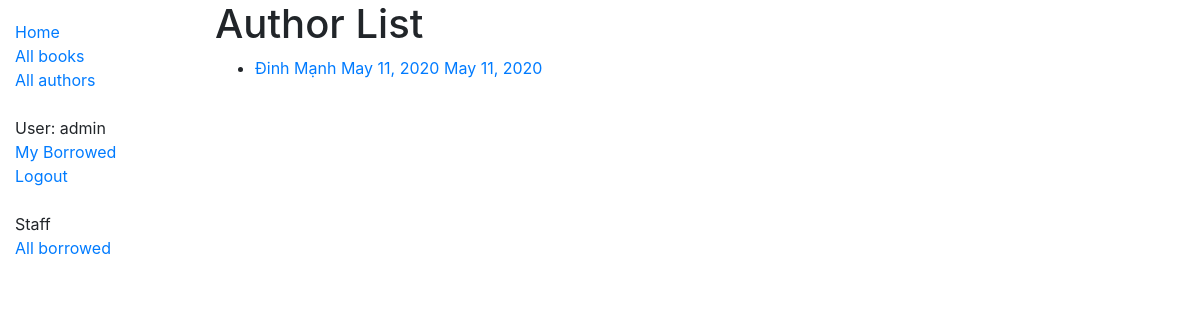
The app's page /catalog/authors/ (signed in) with its own data.
### catalog/models.py (models this page shows, shortened)
class Author(models.Model):
    first_name = models.CharField(max_length=100)
    last_name = models.CharField(max_length=100)
    date_of_birth = models.DateField(null=True, blank=True)
    date_of_death = models.DateField('Died', null=True, blank=True)
    objects = models.Manager()
    name = AuthorManager()
    class Meta:
        ordering = ['last_name', 'first_name']
    def get_absolute_url(self):
        return reverse('author-detail', args=[str(self.id)])

### catalog/views.py (the view)
# urls.py: path('authors/', views.AuthorListView.as_view(), name='authors'),
class AuthorListView(generic.ListView):
    model = Author
    paginate_by = 1
    def get_queryset(self):
        return Author.objects.all()

### catalog/templates/catalog/author_list.html
{% extends "base_generic.html" %}
{% block content %}
    <h1>Author List</h1>
    {% if author_list %}
        <ul>
            {% for author in author_list %}
                <li>
                    <a href="{{ author.get_absolute_url }}">
                        {{ author.first_name }} {{ author.last_name }} {{ author.date_of_birth }} {{ author.date_of_death }}
                    </a>
                </li>
            {% endfor %}
        </ul>
    {% else %}
        <p>There no author in here</p>
    {% endif %}
{% endblock %}

### catalog/templates/base_generic.html (shortened to what this page needs)
<!DOCTYPE html>
<html lang="en">
<head>
  <link rel="stylesheet" href="https://stackpath.bootstrapcdn.com/bootstrap/4.1.3/css/bootstrap.min.css">
  {% load static %}
  <link rel="stylesheet" href="{% static 'css/styles.css' %}">
</head>
<body>
  <div class="container-fluid">
    <div class="row">
      <div class="col-sm-2">
      {% block sidebar %}
        <ul class="sidebar-nav">
          <li><a href="{% url 'index' %}">Home</a></li>
          <li><a href="{% url 'books' %}">All books</a></li>
          <li><a href="{% url 'authors' %}">All authors</a></li>
            <br>
             {% if user.is_authenticated %}
           <li>User: {{ user.get_username }}</li>
          <li><a href="{% url 'my-borrowed' %}">My Borrowed</a></li>
           <li><a href="{% url 'logout'%}?next={{request.path}}">Logout</a></li>
         {% else %}
           <li><a href="{% url 'login'%}?next={{request.path}}">Login</a></li>
         {% endif %}
            <br>
            {% if user.is_staff %}
            <li>Staff</li>
            <li><a href="{% url 'all-borrowed' %}">All borrowed</a> </li>
            {% endif %}
        </ul>
     {% endblock %}
      </div>
      <div class="col-sm-10 ">{% block content %} {% endblock %}
      </div>
    </div>
  </div>
</body>
</html>

### catalog/static/css/styles.css (style rules this page uses)
.sidebar-nav { margin-top: 20px; padding: 0; list-style: none; }

### records on screen
Author: first_name "Đinh", last_name "Mạnh", date_of_birth "May 11, 2020", date_of_death "May 11, 2020"

### other values on screen
{{ user.get_username }} "admin"
